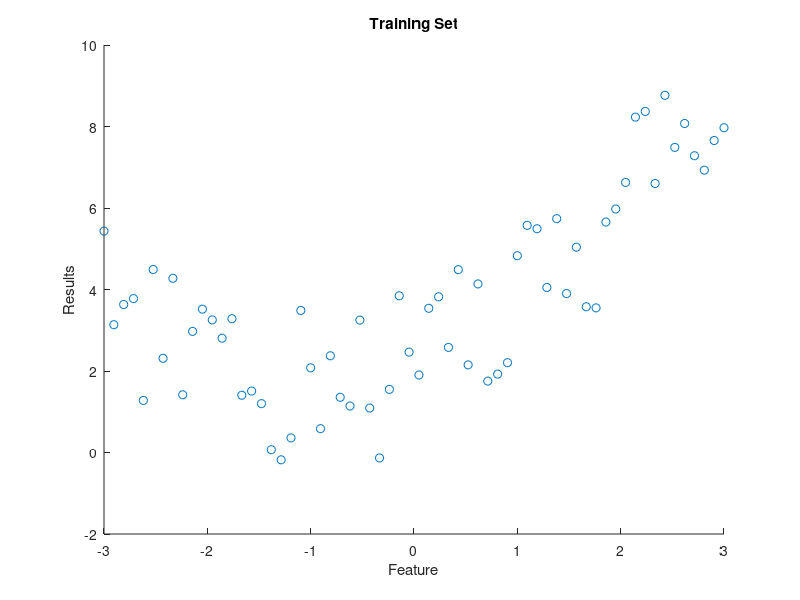

Source code (MATLAB): (Note: this script raises an error after producing the figure.)
clear;

%----------------------------------------
% Define a non-linear scattered data set
% x - features
% y - results
%----------------------------------------
m = 64;
r = rand(m,1);  % make it a vector (like a column)

% Define data range
x_min = -3;
x_max = +3;
x = [x_min : (x_max-x_min)/(m-1) : x_max]';  % also vector / column

% Create data
y = 2.0 + x + 0.5 * x.^2 ...  % this defines the shape of data
  + 4.0 * (r-0.5);            % this adds some random noise on top

%-------------------------------------------
% Append the column with higher order terms
%-------------------------------------------
x_o = x;  % original vector
for o = 2:1
  x = [x x_o.^o];
end

% Plot the training data set
scatter(x(:,1), y);
title('Training Set');
xlabel('Feature');
ylabel('Results');
hold;

%---------------------------
% Running linear regression
%---------------------------
fprintf('Running linear regression...\n');

% Setup regularization parameter.
lambda =   0;
alpha  =   0.001;
num_i  = 10000;
[theta mu sigma x_normalized j_history] = ...
  regression_train(x,                     ...
                   y,                     ...
                   alpha,                 ...
                   lambda,                ...
                   num_i);

fprintf('- Initial cost:   %f\n', j_history(1));
fprintf('- Optimized cost: %f\n', j_history(end));

fprintf('- Theta (with normalization):\n');
fprintf('-- %f\n', theta);
fprintf('\n');

% Check the solution you got
x_h = [ones(m,1) x];
y_h = hypothesis(x_normalized, theta);
plot(x_h(:,2), y_h);
